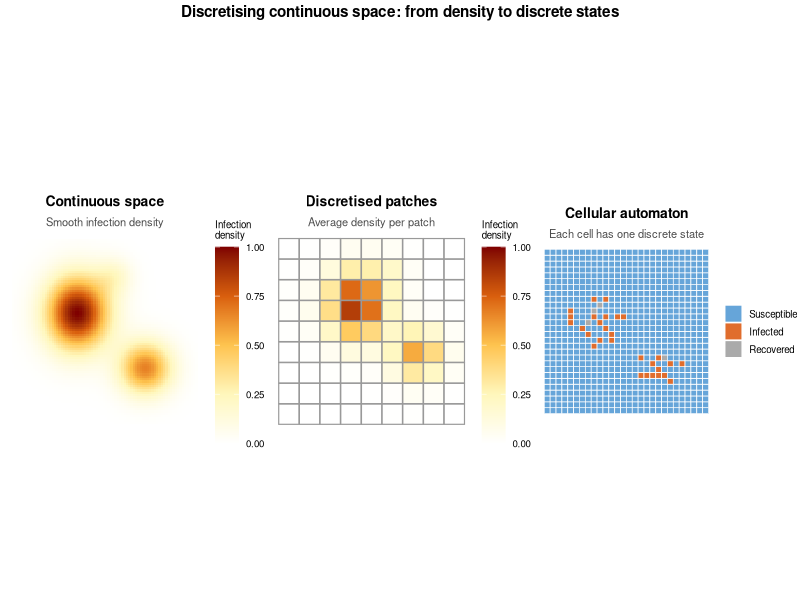

Here is the R script that generated this plot:
# ============================================================
# Generate fig_ca_schematic.png
#
# Three-panel figure illustrating the progression from
# continuous space to discretised patches to cellular automaton.
#
# Left:   smooth continuous infection density field
# Middle: same field averaged into coarse patches (metapopulation step)
# Right:  fully discretised cellular automaton with discrete S/I/R states
#
# Colourblind-friendly palettes throughout.
#
# Written by Claude Sonnet 4.6 (Anthropic)
# ============================================================

library(ggplot2)
library(gridExtra)

set.seed(42)

# -------------------------------------------------------
# Shared: continuous infection density field
# Two Gaussian foci representing outbreak locations
# -------------------------------------------------------
n_fine <- 80
x <- seq(0, 1, length.out = n_fine)
y <- seq(0, 1, length.out = n_fine)
grid_fine <- expand.grid(x = x, y = y)

gauss2d <- function(cx, cy, sx, sy, g) {
  exp(-((g$x - cx)^2 / (2 * sx^2) + (g$y - cy)^2 / (2 * sy^2)))
}

grid_fine$density <- (
  0.9  * gauss2d(0.35, 0.60, 0.12, 0.14, grid_fine) +
  0.6  * gauss2d(0.72, 0.30, 0.10, 0.10, grid_fine) +
  0.15 * gauss2d(0.55, 0.80, 0.07, 0.07, grid_fine)
)
grid_fine$density <- grid_fine$density / max(grid_fine$density)

# Shared sequential palette: white -> yellow -> orange -> dark red
cont_pal <- c("#FFFFFF", "#FFF7BC", "#FEC44F", "#D95F0E", "#7F0000")

# -------------------------------------------------------
# Left panel: continuous density
# -------------------------------------------------------
p_left <- ggplot(grid_fine, aes(x = x, y = y, fill = density)) +
  geom_tile() +
  scale_fill_gradientn(colours = cont_pal,
                       name    = "Infection\ndensity",
                       limits  = c(0, 1)) +
  coord_fixed() +
  labs(title    = "Continuous space",
       subtitle = "Smooth infection density") +
  theme_void(base_size = 10) +
  theme(
    plot.title        = element_text(hjust = 0.5, face = "bold", size = 10),
    plot.subtitle     = element_text(hjust = 0.5, size = 8, colour = "grey30"),
    legend.position   = "right",
    legend.key.height = unit(1.0, "cm"),
    legend.title      = element_text(size = 7),
    legend.text       = element_text(size = 7),
    plot.margin       = margin(5, 2, 5, 2)
  )

# -------------------------------------------------------
# Middle panel: coarsely discretised patches (8x8)
# Average the continuous density within each patch cell.
# Uses same colour scale as left panel to show it is still
# the same quantity, just more coarsely represented.
# -------------------------------------------------------
n_coarse <- 8
grid_fine$patch_x <- ceiling(grid_fine$x * n_coarse) / n_coarse - 1 / (2 * n_coarse)
grid_fine$patch_y <- ceiling(grid_fine$y * n_coarse) / n_coarse - 1 / (2 * n_coarse)

patch_df <- aggregate(density ~ patch_x + patch_y,
                      data = grid_fine, FUN = mean)

p_mid <- ggplot(patch_df, aes(x = patch_x, y = patch_y, fill = density)) +
  geom_tile(colour    = "grey60",
            linewidth = 0.4,
            width     = 1 / n_coarse * 0.98,
            height    = 1 / n_coarse * 0.98) +
  scale_fill_gradientn(colours = cont_pal,
                       name    = "Infection\ndensity",
                       limits  = c(0, 1)) +
  coord_fixed() +
  labs(title    = "Discretised patches",
       subtitle = "Average density per patch") +
  theme_void(base_size = 10) +
  theme(
    plot.title        = element_text(hjust = 0.5, face = "bold", size = 10),
    plot.subtitle     = element_text(hjust = 0.5, size = 8, colour = "grey30"),
    legend.position   = "right",
    legend.key.height = unit(1.0, "cm"),
    legend.title      = element_text(size = 7),
    legend.text       = element_text(size = 7),
    plot.margin       = margin(5, 2, 5, 2)
  )

# -------------------------------------------------------
# Right panel: cellular automaton (28x28)
# Each cell has a single discrete state: S, I, or R.
# Foci placed to match approximate locations in left panel.
# Colourblind-friendly: S = blue, I = orange, R = grey
# -------------------------------------------------------
n_ca <- 28
ca   <- matrix("S", nrow = n_ca, ncol = n_ca)

# Helper: seed cells of a given state within a circular region
seed_state <- function(mat, cx, cy, radius, n, state) {
  attempts <- 0
  placed   <- 0
  while (placed < n && attempts < n * 20) {
    r        <- sample(1:nrow(mat), 1)
    cc       <- sample(1:ncol(mat), 1)
    attempts <- attempts + 1
    if (sqrt((r / nrow(mat) - cx)^2 + (cc / ncol(mat) - cy)^2) < radius) {
      mat[r, cc] <- state
      placed     <- placed + 1
    }
  }
  mat
}

# Seed infected cells at the two outbreak foci
ca <- seed_state(ca, 0.60, 0.35, 0.18, 18, "I")
ca <- seed_state(ca, 0.30, 0.72, 0.14, 12, "I")
# Seed recovered cells near the centre of each focus
ca <- seed_state(ca, 0.60, 0.35, 0.10,  6, "R")
ca <- seed_state(ca, 0.30, 0.72, 0.08,  4, "R")

ca_df       <- expand.grid(row = 1:n_ca, col = 1:n_ca)
ca_df$state <- as.vector(ca)
ca_df$state <- factor(ca_df$state, levels = c("S", "I", "R"))

state_cols <- c("S" = "#66A5D9", "I" = "#E06D2D", "R" = "#AAAAAA")
state_labs <- c("S" = "Susceptible", "I" = "Infected", "R" = "Recovered")

p_right <- ggplot(ca_df, aes(x = col, y = row, fill = state)) +
  geom_tile(colour = "white", linewidth = 0.25) +
  scale_fill_manual(values = state_cols,
                    labels = state_labs,
                    name   = NULL) +
  coord_fixed() +
  labs(title    = "Cellular automaton",
       subtitle = "Each cell has one discrete state") +
  theme_void(base_size = 10) +
  theme(
    plot.title       = element_text(hjust = 0.5, face = "bold", size = 10),
    plot.subtitle    = element_text(hjust = 0.5, size = 8, colour = "grey30"),
    legend.position  = "right",
    legend.key.size  = unit(0.45, "cm"),
    legend.text      = element_text(size = 7),
    plot.margin      = margin(5, 2, 5, 2)
  )

# -------------------------------------------------------
# Combine and save
# -------------------------------------------------------
png("fig_ca_schematic.png", width = 1100, height = 400, res = 120)
grid.arrange(
  p_left, p_mid, p_right,
  ncol = 3,
  top  = grid::textGrob(
    "Discretising continuous space: from density to discrete states",
    gp = grid::gpar(fontsize = 11, fontface = "bold")
  )
)
dev.off()
